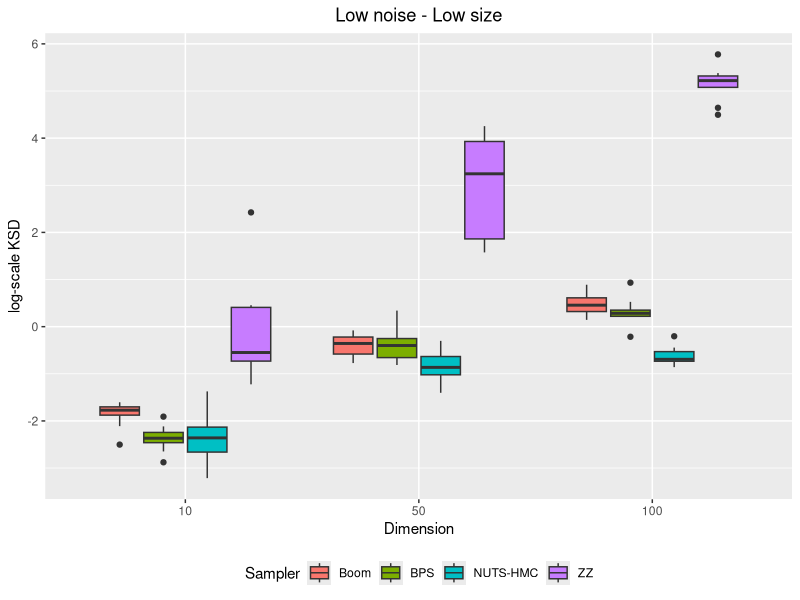

R code for this plot:
# plot by number of dimensions
library(ggplot2)

convergence_bk_d10_n100_slow = read.csv("convergence_bk_d10_n100_slow.csv")
convergence_zz_d10_n100_slow = read.csv("convergence_zz_d10_n100_slow.csv")
convergence_hmc_d10_n100_slow = read.csv("convergence_hmc_d10_n100_slow.csv")
convergence_bps_d10_n100_slow = read.csv("convergence_bps_d10_n100_slow.csv")
convergence_bk_d50_n100_slow = read.csv("convergence_bk_d50_n100_slow.csv")
convergence_zz_d50_n100_slow = read.csv("convergence_zz_d50_n100_slow.csv")
convergence_hmc_d50_n100_slow = read.csv("convergence_hmc_d50_n100_slow.csv")
convergence_bps_d50_n100_slow = read.csv("convergence_bps_d50_n100_slow.csv")
convergence_bk_d100_n1000_slow = read.csv("convergence_bk_d100_n1000_slow.csv")
convergence_zz_d100_n1000_slow = read.csv("convergence_zz_d100_n1000_slow.csv")
convergence_hmc_d100_n1000_slow = read.csv("convergence_hmc_d100_n1000_slow.csv")
convergence_bps_d100_n1000_slow = read.csv("convergence_bps_d100_n1000_slow.csv")

#dataframe creation 
convergence_d10 = c(convergence_bk_d10_n100_slow$X0,convergence_bps_d10_n100_slow$X0,convergence_zz_d10_n100_slow$X0,convergence_hmc_d10_n100_slow$X0)
convergence_d50 = c(convergence_bk_d50_n100_slow$X0,convergence_bps_d50_n100_slow$X0,convergence_zz_d50_n100_slow$X0,convergence_hmc_d50_n100_slow$X0)
convergence_d100 = c(convergence_bk_d100_n1000_slow$X0,convergence_bps_d100_n1000_slow$X0,convergence_zz_d100_n1000_slow$X0,convergence_hmc_d100_n1000_slow$X0)
convergence_val = log(c(convergence_d10, convergence_d50, convergence_d100))
convergence = c("10", "50", "100")
d_val = rep(convergence, each=40)
samplers = c("Boom", "BPS", "ZZ", "NUTS-HMC")
s_val = c(rep(samplers, each=10),rep(samplers, each=10),rep(samplers, each=10))

df = data.frame(d_val, convergence_val, s_val)

#plot 
png("convergence_by_dimension_nlow_slow.png", units="in", width=5, height=5, res=600)
ggplot(df, aes(x=factor(d_val, level=c("10", "50", "100")), y=convergence_val, fill=s_val)) + 
  geom_boxplot() + xlab("Dimension") + ylab("log-scale KSD") + ggtitle("Low noise - Low size")+ labs(fill='Sampler') + theme(plot.title = element_text(hjust = 0.5), legend.position="bottom")
dev.off()